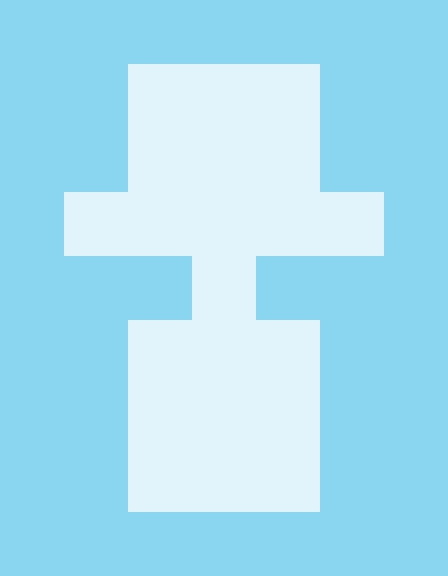

The image is a tile-based game level rendered from a .tmx file. Its description and source (layers, tilesets, objects; grid data summarised) follow:
An orthogonal 7x9 tile map with 64x64 px tiles, 1 tile layer (background) and 5 objects (2x operation, player, exit, condition).

<map version="1.0" orientation="orthogonal" width="7" height="9" tilewidth="64" tileheight="64">
 <properties>
  <property name="help" value="Conditions can also be greater than or less than" />
  <property name="time" value="10" />
 </properties>
 <tileset firstgid="1" name="tileset" tilewidth="64" tileheight="64" spacing="2" margin="2">
  <image source="../tiles/tiles.png" width="128" height="256" />
  <tile id="1">
   <properties>
    <property name="walkable" value="true" />
   </properties>
  </tile>
 </tileset>
 <layer name="background" width="7" height="9">
  <data>[63 cells, 63 non-empty, 2 distinct tile ids]</data>
 </layer>
 <objectgroup name="objects" width="7" height="9">
  <object name="player" x="192" y="128" width="64" height="64">
   <properties>
    <property name="value" value="2" />
   </properties>
  </object>
  <object name="exit" x="192" y="384" width="64" height="64" />
  <object name="&gt;:10" type="condition" x="192" y="256" width="64" height="64" />
  <object name="+:7" type="operation" x="64" y="192" width="64" height="64" />
  <object name="+:5" type="operation" x="320" y="192" width="64" height="64" />
 </objectgroup>
</map>
